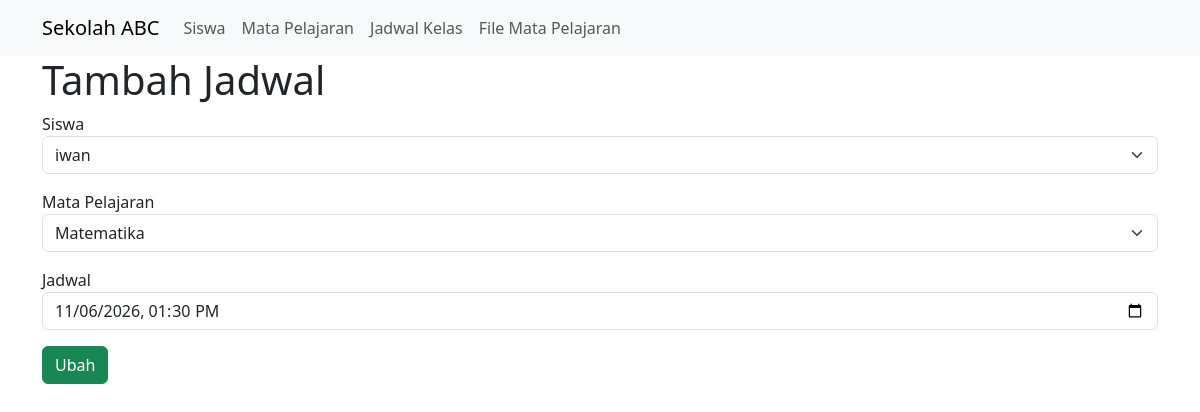
The app's page /ubah_jadwal.php?id=2 with its own data.
### tables this page shows
CREATE TABLE `jadwal_kelas` (
  `id` int(10) UNSIGNED NOT NULL,
  `id_siswa` int(10) UNSIGNED DEFAULT NULL,
  `id_mata_pelajaran` int(10) UNSIGNED DEFAULT NULL,
  `jadwal` datetime DEFAULT NULL
);

CREATE TABLE `siswa` (
  `id` int(10) UNSIGNED NOT NULL,
  `nisn` varchar(255) DEFAULT NULL,
  `nama` varchar(255) NOT NULL,
  `tanggal_lahir` date NOT NULL,
  `alamat` text NOT NULL
);

CREATE TABLE `mata_pelajaran` (
  `id` int(10) UNSIGNED NOT NULL,
  `kode_mata_pelajaran` varchar(255) NOT NULL,
  `nama` varchar(255) NOT NULL
);

### ubah_jadwal.php (the view, shortened to what this page needs)
<?php
include 'koneksi.php';
$id = $_GET['id'];
$query = "SELECT siswa.nisn, siswa.nama as nama_siswa, mata_pelajaran.kode_mata_pelajaran, mata_pelajaran.nama as nama_mapel, jadwal_kelas.*
FROM jadwal_kelas
JOIN siswa ON jadwal_kelas.id_siswa = siswa.id
JOIN mata_pelajaran ON jadwal_kelas.id_mata_pelajaran = mata_pelajaran.id
WHERE jadwal_kelas.id = $id";
$dataJadwal = mysqli_query($koneksi, $query);
$jadwal = mysqli_fetch_assoc($dataJadwal);
$dataSiswa = mysqli_query($koneksi, "SELECT * FROM siswa");
$dataMapel = mysqli_query($koneksi, "SELECT * FROM mata_pelajaran");
?>
<?php include 'partial/header.php'; ?>
<?php include 'partial/nav.php' ?>
<div class="container">
    <h1>Tambah Jadwal</h1>
    <form action="proses_ubah_jadwal.php" method="POST">
        <div class="mb-3">
            <label for="id_siswa">Siswa</label>
            <select name="id_siswa" id="id_siswa" class="form-select" required>
                <?php while ($siswa = mysqli_fetch_assoc($dataSiswa)) { ?>
                <option value="<?= $siswa['id'] ?>" <?php if($siswa['id'] == $jadwal['id_siswa']) { echo 'selected'; } ?>><?= $siswa['nama'] ?></option>
                <?php }  ?>
            </select>
        </div>
        <div class="mb-3">
            <label for="id_mata_pelajaran">Mata Pelajaran</label>
            <select name="id_mata_pelajaran" id="id_mata_pelajaran" class="form-select" required>
                <?php while ($mapel = mysqli_fetch_assoc($dataMapel)) { ?>
                <option value="<?= $mapel['id'] ?>" <?php if($mapel['id'] == $jadwal['id_mata_pelajaran']) { echo 'selected'; } ?>><?= $mapel['nama'] ?></option>
                <?php }  ?>
            </select>
        </div>
        <div class="mb-3">
            <label for="jadwal">Jadwal</label>
            <input type="datetime-local" name="jadwal" id="jadwal" class="form-control" value="<?= $jadwal['jadwal'] ?>" required>
        </div>
        <div class="mb-3">
            <button type="submit" class="btn btn-success">Ubah</button>
        </div>
    </form>
</div>
<?php include 'partial/footer.php'; ?>

### records on screen
jadwal_kelas: id_siswa "iwan", id_mata_pelajaran "Matematika", jadwal "11/06/2026 13:30"
